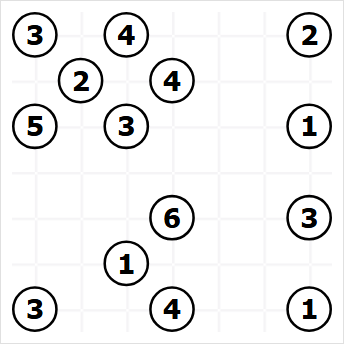
#> input picture tests/fixtures/puzzle_bridges_7x7.png, 344 x 345 px
$ python -i board_locator.py   (imports and definitions only)   (older library calls are emulated)
#> lines starting #> are read from the running program, lines starting #| are printed output that depends on the picture; after the words box and inside, x2 and y2 are one past the last pixel; in counts of white or black regions, pixels touching at a corner belong together
#> further down, picture is the input picture: shape (345, 344, 3); mean B, G, R 238.5, 238.4, 238.5
### bridge_assistant/vision.py
from __future__ import annotations

from functools import lru_cache
from pathlib import Path
from statistics import median

import cv2
import numpy as np
from PIL import Image, ImageDraw, ImageFont

from .model import Island, Recognition, RecognitionError


_FONT_CANDIDATES = (
    "arial.ttf",
    "arialbd.ttf",
    "calibri.ttf",
    "calibrib.ttf",
    "segoeui.ttf",
    "segoeuib.ttf",
    "tahoma.ttf",
    "tahomabd.ttf",
    "verdana.ttf",
    "verdanab.ttf",
)
_VALID_DIGITS = tuple("12345678")
_INVALID_GLYPHS = tuple("09ABCDEFGHIJKLMNOPQRSTUVWXYZ")
_MIN_VALID_GLYPH_ADVANTAGE = -0.02
_MAX_VALID_GLYPH_DISTANCE = 0.52
_MIN_SHARPNESS_FOR_INVALID_GLYPH_CHECK = 5000.0


def _normalize_digit(mask: np.ndarray, size: int = 28) -> np.ndarray | None:
    binary = (mask > 0).astype(np.uint8) * 255
    count, labels, stats, _ = cv2.connectedComponentsWithStats(binary, 8)
    if count <= 1:
        return None
    minimum_area = max(2, int(binary.size * 0.003))
    cleaned = np.zeros_like(binary)
    for label in range(1, count):
        if stats[label, cv2.CC_STAT_AREA] >= minimum_area:
            cleaned[labels == label] = 255
    points = cv2.findNonZero(cleaned)
    if points is None:
        return None
    x, y, width, height = cv2.boundingRect(points)
    if width < 1 or height < 3:
        return None
    glyph = cleaned[y : y + height, x : x + width]
    usable = size - 6
    scale = min(usable / width, usable / height)
    target_width = max(1, int(round(width * scale)))
    target_height = max(1, int(round(height * scale)))
    resized = cv2.resize(glyph, (target_width, target_height), interpolation=cv2.INTER_AREA)
    result = np.zeros((size, size), dtype=np.uint8)
    left = (size - target_width) // 2
    top = (size - target_height) // 2
    result[top : top + target_height, left : left + target_width] = resized
    return result


def _font_paths() -> list[Path]:
    roots = [Path("C:/Windows/Fonts"), Path.home() / "AppData/Local/Microsoft/Windows/Fonts"]
    paths = [root / name for root in roots for name in _FONT_CANDIDATES]
    return [path for path in paths if path.exists()]


@lru_cache(maxsize=2)
def _character_templates(characters: tuple[str, ...]) -> dict[str, list[np.ndarray]]:
    templates: dict[str, list[np.ndarray]] = {character: [] for character in characters}
    for path in _font_paths():
        for font_size in (34, 40, 46):
            font = ImageFont.truetype(str(path), font_size)
            for stroke in (0, 1):
                for character in characters:
                    image = Image.new("L", (64, 64), 0)
                    draw = ImageDraw.Draw(image)
                    box = draw.textbbox((0, 0), character, font=font, stroke_width=stroke)
                    width, height = box[2] - box[0], box[3] - box[1]
                    position = ((64 - width) / 2 - box[0], (64 - height) / 2 - box[1])
                    draw.text(position, character, font=font, fill=255, stroke_width=stroke)
                    normalized = _normalize_digit(np.asarray(image))
                    if normalized is not None:
                        templates[character].append(normalized)

    for font_face in (
        cv2.FONT_HERSHEY_SIMPLEX,
        cv2.FONT_HERSHEY_DUPLEX,
        cv2.FONT_HERSHEY_TRIPLEX,
    ):
        for thickness in (1, 2, 3):
            for character in characters:
                image = np.zeros((64, 64), dtype=np.uint8)
                scale = 1.45
                (width, height), baseline = cv2.getTextSize(character, font_face, scale, thickness)
                origin = ((64 - width) // 2, (64 + height - baseline) // 2)
                cv2.putText(image, character, origin, font_face, scale, 255, thickness, cv2.LINE_AA)
                normalized = _normalize_digit(image)
                if normalized is not None:
                    templates[character].append(normalized)
    if not all(templates.values()):
        raise RecognitionError("No local fonts are available for character recognition")
    return templates


@lru_cache(maxsize=1)
def _digit_templates() -> dict[int, list[np.ndarray]]:
    return {
        int(character): templates
        for character, templates in _character_templates(_VALID_DIGITS).items()
    }


def _mask_score(mask: np.ndarray) -> float:
    normalized = _normalize_digit(mask)
    if normalized is None:
        return -1.0
    fraction = float(np.count_nonzero(mask)) / mask.size
    if not 0.015 <= fraction <= 0.48:
        return -1.0
    points = cv2.findNonZero((mask > 0).astype(np.uint8))
    if points is None:
        return -1.0
    x, y, width, height = cv2.boundingRect(points)
    center_x = x + width / 2
    center_y = y + height / 2
    center_penalty = abs(center_x - mask.shape[1] / 2) / mask.shape[1]
    center_penalty += abs(center_y - mask.shape[0] / 2) / mask.shape[0]
    return height / mask.shape[0] - 0.55 * center_penalty - 0.15 * abs(fraction - 0.17)


def _extract_digit_at_scale(gray: np.ndarray, x: float, y: float, half: int) -> np.ndarray:
    cx, cy = int(round(x)), int(round(y))
    x1, y1 = max(0, cx - half), max(0, cy - half)
    x2, y2 = min(gray.shape[1], cx + half + 1), min(gray.shape[0], cy + half + 1)
    patch = gray[y1:y2, x1:x2]
    if patch.size == 0 or min(patch.shape) < 7:
        raise RecognitionError("An island is too close to the image boundary")
    patch = cv2.GaussianBlur(patch, (3, 3), 0)
    _, dark = cv2.threshold(patch, 0, 255, cv2.THRESH_BINARY_INV | cv2.THRESH_OTSU)
    _, light = cv2.threshold(patch, 0, 255, cv2.THRESH_BINARY | cv2.THRESH_OTSU)
    candidates = [(score, mask) for mask in (dark, light) if (score := _mask_score(mask)) >= 0.0]
    if not candidates:
        raise RecognitionError("Could not isolate an island digit at this scale")
    _, best = max(candidates, key=lambda item: item[0])
    normalized = _normalize_digit(best)
    if normalized is None:
        raise RecognitionError("Could not isolate an island digit")
    return normalized


def _extract_digit_scales(
    gray: np.ndarray,
    x: float,
    y: float,
    typical_radius: float,
) -> list[np.ndarray]:
    # Thresholding can trace either side of the anti-aliased circle rim, so
    # per-contour radii are not reliable OCR crop sizes.  Use the board-wide
    # typical radius and combine several crops that all stay inside the rim.
    half_sizes = sorted(
        {
            max(5, int(round(typical_radius * ratio)))
            for ratio in (0.50, 0.60, 0.70)
        }
    )
    masks: list[np.ndarray] = []
    for half in half_sizes:
        try:
            masks.append(_extract_digit_at_scale(gray, x, y, half))
        except RecognitionError:
            continue
    if not masks:
        raise RecognitionError("Could not isolate an island digit")
    return masks


@lru_cache(maxsize=1)
def _hog() -> cv2.HOGDescriptor:
    return cv2.HOGDescriptor((32, 32), (8, 8), (4, 4), (4, 4), 9)


def _hog_vector(mask: np.ndarray) -> np.ndarray:
    resized = cv2.resize(mask, (32, 32), interpolation=cv2.INTER_AREA)
    return _hog().compute(resized).reshape(-1)


@lru_cache(maxsize=1)
def _template_hog_vectors() -> dict[int, np.ndarray]:
    return {
        digit: _normalized_hog_matrix(templates)
        for digit, templates in _digit_templates().items()
    }


def _normalized_hog_matrix(templates: list[np.ndarray]) -> np.ndarray:
    vectors = np.stack([_hog_vector(template) for template in templates])
    return vectors / (np.linalg.norm(vectors, axis=1, keepdims=True) + 1e-9)


@lru_cache(maxsize=1)
def _invalid_template_hog_vectors() -> dict[str, np.ndarray]:
    return {
        character: _normalized_hog_matrix(templates)
        for character, templates in _character_templates(_INVALID_GLYPHS).items()
    }


def _normalized_hog_vector(mask: np.ndarray) -> np.ndarray:
    vector = _hog_vector(mask)
    return vector / (float(np.linalg.norm(vector)) + 1e-9)


def _template_scores(
    vector: np.ndarray,
    templates: dict[int | str, np.ndarray],
) -> dict[int | str, float]:
    return {
        label: 1.0 - float(np.max(matrix @ vector))
        for label, matrix in templates.items()
    }


def _rank_digit_scores(scores: dict[int, float]) -> tuple[int, float, dict[int, float]]:
    ranked = sorted(scores.items(), key=lambda item: item[1])
    best_digit, best_distance = ranked[0]
    second_distance = ranked[1][1]
    shape_quality = np.clip((0.62 - best_distance) / 0.52, 0.0, 1.0)
    margin_quality = np.clip((second_distance - best_distance) / 0.12, 0.0, 1.0)
    confidence = float(0.55 * shape_quality + 0.45 * margin_quality)
    return best_digit, confidence, scores


def classify_digit(mask: np.ndarray) -> tuple[int, float, dict[int, float]]:
    scores = _template_scores(_normalized_hog_vector(mask), _template_hog_vectors())
    return _rank_digit_scores(scores)


def _classify_digit_scales(masks: list[np.ndarray]) -> tuple[int, float, dict[int, float]]:
    vectors = [_normalized_hog_vector(mask) for mask in masks]
    scale_scores = [_template_scores(vector, _template_hog_vectors()) for vector in vectors]
    combined = {
        digit: float(np.mean([scores[digit] for scores in scale_scores]))
        for digit in range(1, 9)
    }
    return _rank_digit_scores(combined)


def _invalid_glyph_distance(masks: list[np.ndarray]) -> float:
    scale_scores = [
        _template_scores(_normalized_hog_vector(mask), _invalid_template_hog_vectors())
        for mask in masks
    ]
    return min(
        float(np.mean([scores[character] for scores in scale_scores]))
        for character in _INVALID_GLYPHS
    )


def _local_sharpness(
    gray: np.ndarray,
    x: float,
    y: float,
    radius: float,
) -> float:
    half = max(4, int(round(radius * 0.72)))
    center_x, center_y = int(round(x)), int(round(y))
    patch = gray[
        max(0, center_y - half) : min(gray.shape[0], center_y + half + 1),
        max(0, center_x - half) : min(gray.shape[1], center_x + half + 1),
    ]
    if patch.size == 0:
        return 0.0
    return float(cv2.Laplacian(patch, cv2.CV_64F).var())


def _circle_candidates(
    gray: np.ndarray,
    *,
    minimum_diameter: int | None = None,
    maximum_diameter: int | None = None,
    adaptive_threshold: bool = False,
) -> list[tuple[float, float, float, float]]:
    height, width = gray.shape
    min_diameter = (
        max(8, int(minimum_diameter))
        if minimum_diameter is not None
        else max(12, int(min(height, width) * 0.012))
    )
    max_diameter = (
        max(min_diameter + 2, int(maximum_diameter))
        if maximum_diameter is not None
        else max(min_diameter + 2, min(180, int(min(height, width) * 0.28)))
    )
    blurred = cv2.GaussianBlur(gray, (3, 3), 0)
    candidates: list[tuple[float, float, float, float]] = []

    binaries: list[np.ndarray] = []
    for polarity in (cv2.THRESH_BINARY_INV, cv2.THRESH_BINARY):
        _, binary = cv2.threshold(blurred, 0, 255, polarity | cv2.THRESH_OTSU)
        binaries.append(binary)
    if adaptive_threshold:
        block_size = max(15, min(81, (min(height, width) // 18) | 1))
        for polarity in (cv2.THRESH_BINARY_INV, cv2.THRESH_BINARY):
            binaries.append(
                cv2.adaptiveThreshold(
                    blurred,
                    255,
                    cv2.ADAPTIVE_THRESH_GAUSSIAN_C,
                    polarity,
                    block_size,
                    5,
                )
            )

    for binary in binaries:
        contours, _ = cv2.findContours(binary, cv2.RETR_LIST, cv2.CHAIN_APPROX_SIMPLE)
        for contour in contours:
            x, y, box_width, box_height = cv2.boundingRect(contour)
            if not (min_diameter <= box_width <= max_diameter and min_diameter <= box_height <= max_diameter):
                continue
            aspect = box_width / box_height
            if not 0.78 <= aspect <= 1.28:
                continue
            area = cv2.contourArea(contour)
            perimeter = cv2.arcLength(contour, True)
            if perimeter <= 0:
                continue
            circularity = 4 * np.pi * area / (perimeter * perimeter)
            fill = area / (box_width * box_height)
            if circularity < 0.68 or not 0.48 <= fill <= 0.88:
                continue
            center, radius = cv2.minEnclosingCircle(contour)
            if radius <= 0:
                continue
            quality = float(circularity - abs(aspect - 1.0) * 0.35)
            candidates.append((float(center[0]), float(center[1]), float(radius), quality))

    if len(candidates) < 2:
        circles = cv2.HoughCircles(
            blurred,
            cv2.HOUGH_GRADIENT,
            dp=1.2,
            minDist=max(10, min_diameter),
            param1=100,
            param2=22,
            minRadius=max(5, min_diameter // 2),
            maxRadius=max_diameter // 2,
        )
        if circles is not None:
            candidates.extend((float(x), float(y), float(radius), 0.65) for x, y, radius in circles[0])

    candidates.sort(key=lambda item: (item[3], item[2]), reverse=True)
    deduplicated: list[tuple[float, float, float, float]] = []
    for candidate in candidates:
        x, y, radius, _ = candidate
        if any(np.hypot(x - ox, y - oy) < min(radius, other_radius) * 0.55 for ox, oy, other_radius, _ in deduplicated):
            continue
        deduplicated.append(candidate)
    return deduplicated


def _typical_inner_radius(candidates: list[tuple[float, float, float, float]]) -> float:
    return float(np.percentile([candidate[2] for candidate in candidates], 20))


# [235 lines left out: functions _hough_circle_candidates, _ring_support, _merge_circle_candidates, _dominant_size, _recognize_at_scale, _sort_islands_by_rows and 1 more, not called in this run]

### bridge_assistant/board_locator.py
from __future__ import annotations

from collections import deque
from statistics import median

import cv2
import numpy as np
from scipy.optimize import linear_sum_assignment

from .graph import build_puzzle
from .model import Island, LocatedBoard, RecognitionError, ScreenRegion
from .vision import (
    _circle_candidates,
    _classify_digit_scales,
    _extract_digit_scales,
    _invalid_glyph_distance,
    _local_sharpness,
    _MAX_VALID_GLYPH_DISTANCE,
    _MIN_SHARPNESS_FOR_INVALID_GLYPH_CHECK,
    _MIN_VALID_GLYPH_ADVANTAGE,
    recognize,
)


def _gray_image(image: np.ndarray) -> np.ndarray:
    if image.ndim == 2:
        return image.copy()
    if image.shape[2] == 4:
        return cv2.cvtColor(image, cv2.COLOR_BGRA2GRAY)
    return cv2.cvtColor(image, cv2.COLOR_BGR2GRAY)


def _localization_candidates(image: np.ndarray) -> list[Island]:
    gray = _gray_image(image)
    height, width = gray.shape
#> height = 345; width = 344
    # Work in original physical pixels.  Downscaling a full 4K client area
    # makes small island digits unreadable before a board crop is known.
    scale = 1.0
    scanning = gray

    # The regular recognizer deliberately ties its minimum circle size to a
    # tight board crop.  Tile the client area here so a small board in a large
    # or 4K application window is still examined at a useful scale.
    tile_size = 1400
    overlap = 220
    candidates: list[tuple[float, float, float, float]] = []
    step = tile_size - overlap
    for top in range(0, scanning.shape[0], step):
        for left in range(0, scanning.shape[1], step):
            bottom = min(scanning.shape[0], top + tile_size)
            right = min(scanning.shape[1], left + tile_size)
            tile = scanning[top:bottom, left:right]
            if min(tile.shape) < 30:
                continue
            for x, y, radius, quality in _circle_candidates(
                tile,
                minimum_diameter=8,
                maximum_diameter=180,
                adaptive_threshold=True,
            ):
                candidates.append((x + left, y + top, radius, quality))
#> after the loop, candidates = 15 items, first 6: (171.3, 221.3, 4.05, 0.925), (308.6, 308.6, 24.24, 0.914), (34.36, 308.6, 24.24, 0.914), (34.36, 34.36, 24.24, 0.913), (308.6, 34.36, 24.23, 0.912), (171.5, 217.2, 20.98, 0.91)

    candidates.sort(key=lambda item: (item[3], item[2]), reverse=True)
    deduplicated: list[tuple[float, float, float, float]] = []
    for candidate in candidates:
        x, y, radius, _ = candidate
        if any(
            np.hypot(x - other_x, y - other_y) < min(radius, other_radius) * 0.65
            for other_x, other_y, other_radius, _ in deduplicated
        ):
            continue
        deduplicated.append(candidate)
#> this loop made 15 passes
#> (candidate, x, y, radius) on passes 1 to 12: ((171.3, 221.3, 4.05, 0.925), 171.3, 221.3, 4.05), ((308.6, 308.6, 24.24, 0.914), 308.6, 308.6, 24.24), ((34.36, 308.6, 24.24, 0.914), 34.36, 308.6, 24.24), ((34.36, 34.36, 24.24, 0.913), 34.36, 34.36, 24.24), ((308.6, 34.36, 24.23, 0.912), 308.6, 34.36, 24.23), ((171.5, 217.2, 20.98, 0.91), 171.5, 217.2, 20.98), ((171.5, 80.12, 20.94, 0.91), 171.5, 80.12, 20.94), ((125.8, 262.8, 21.04, 0.909), 125.8, 262.8, 21.04), ((171.4, 308.7, 24.05, 0.907), 171.4, 308.7, 24.05), ((125.8, 125.8, 21.03, 0.907), 125.8, 125.8, 21.03), ((125.7, 34.33, 21, 0.904), 125.7, 34.33, 21), ((308.6, 125.7, 21.02, 0.904), 308.6, 125.7, 21.02)
#> after the loop, deduplicated has the same summary as candidates

    islands: list[Island] = []
    for x, y, candidate_radius, _ in deduplicated:
        nearby_radii = [
            item[2]
            for item in deduplicated
            if 0.62 <= item[2] / candidate_radius <= 1.62
        ]
        if len(nearby_radii) < 2:
            continue
        typical_radius = float(np.percentile(nearby_radii, 20))
        ocr_scale = max(1.0, 16.0 / typical_radius)
        local_half = max(8, int(np.ceil(max(typical_radius, candidate_radius) * 1.25)))
        center_x, center_y = int(round(x)), int(round(y))
        local_left = max(0, center_x - local_half)
        local_top = max(0, center_y - local_half)
        local_right = min(scanning.shape[1], center_x + local_half + 1)
        local_bottom = min(scanning.shape[0], center_y + local_half + 1)
        local_gray = scanning[local_top:local_bottom, local_left:local_right]
        ocr_gray = (
            cv2.resize(local_gray, None, fx=ocr_scale, fy=ocr_scale, interpolation=cv2.INTER_CUBIC)
            if ocr_scale > 1.0
            else local_gray
        )
        try:
            masks = _extract_digit_scales(
                ocr_gray,
                (x - local_left) * ocr_scale,
                (y - local_top) * ocr_scale,
                typical_radius * ocr_scale,
            )
            value, confidence, scores = _classify_digit_scales(masks)
            valid_distance = min(scores.values())
            sharpness = _local_sharpness(scanning, x, y, candidate_radius)
            invalid = False
            if sharpness >= _MIN_SHARPNESS_FOR_INVALID_GLYPH_CHECK:
                invalid = _invalid_glyph_distance(masks) - valid_distance < _MIN_VALID_GLYPH_ADVANTAGE
            if valid_distance > _MAX_VALID_GLYPH_DISTANCE or invalid:
                continue
        except RecognitionError:
            continue
        inverse = 1.0 / scale
        islands.append(
            Island(
                len(islands),
                x * inverse,
                y * inverse,
                value,
                candidate_radius * inverse,
                confidence,
            )
        )
#> this loop made 15 passes
#> candidate_radius on passes 3 to 14: 24.24, 24.24, 24.23, 20.98, 20.94, 21.04, 24.05, 21.03, 21, 21.02, 21.02, 21.01
#> (candidate_radius, nearby_radii) on pass 1: (4.05, [4.05])
#> pass 2, in _localization_candidates, `local_gray = scanning[local_top:local_bottom, local_left:local_right]`:
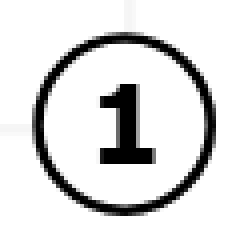
#> local_gray: shape (63, 63) (shown 4 times larger); min 0, max 255, mean 223.7
#> pass 2, in _extract_digit_at_scale, `patch = gray[y1:y2, x1:x2]`:
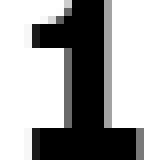
#> patch: shape (21, 21) (shown 8 times larger); min 0, max 255, mean 170.1
#> pass 2, in _extract_digit_at_scale, `patch = cv2.GaussianBlur(patch, (3, 3), 0)`:
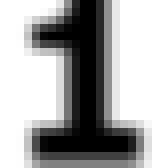
#> patch: shape (21, 21) (shown 8 times larger); min 0, max 255, mean 168.1
#> pass 2, in _extract_digit_at_scale, `_, dark = cv2.threshold(patch, 0, 255, cv2.THRESH_BINARY_INV | cv2.THR..`:
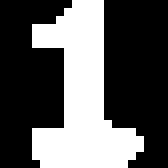
#> dark: shape (21, 21) (shown 8 times larger); 35.8% white; 1 white region, box (x1, y1, x2, y2) and area: (4, 0, 18, 21) 158
#> after the loop:
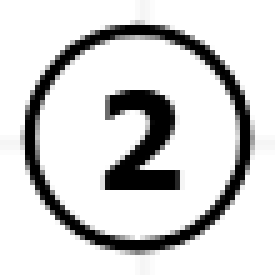
#> local_gray: shape (55, 55) (shown 5 times larger); min 0, max 255, mean 211.8
    return islands


# [190 lines left out: functions _aligned_components, _spatial_clusters, _aligned_size_components, _crop_region, _matches_localization, locate_board, not called in this run]

>>> import cv2
>>> picture = cv2.imread('../tests/fixtures/puzzle_bridges_7x7.png')
>>> result = _localization_candidates(picture)
